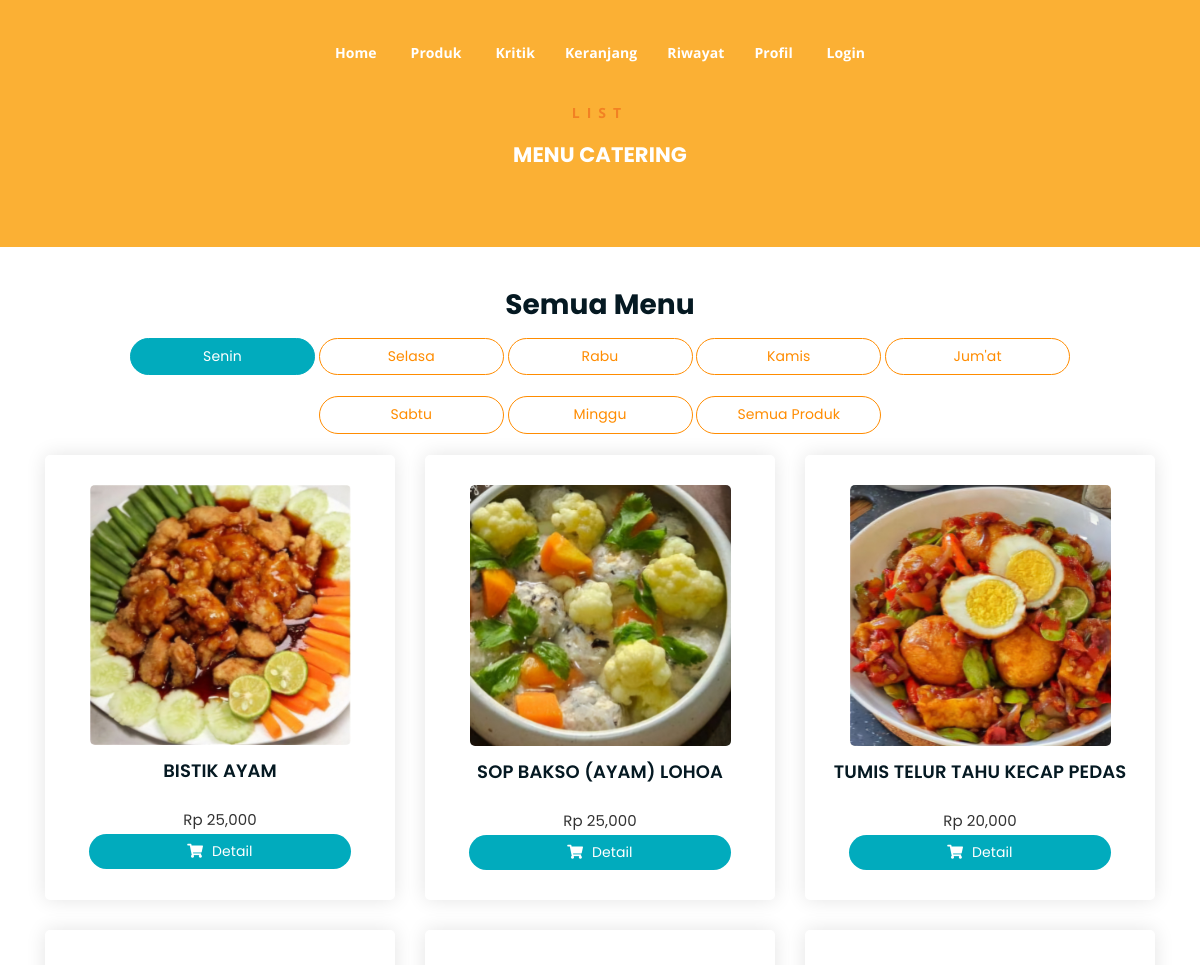
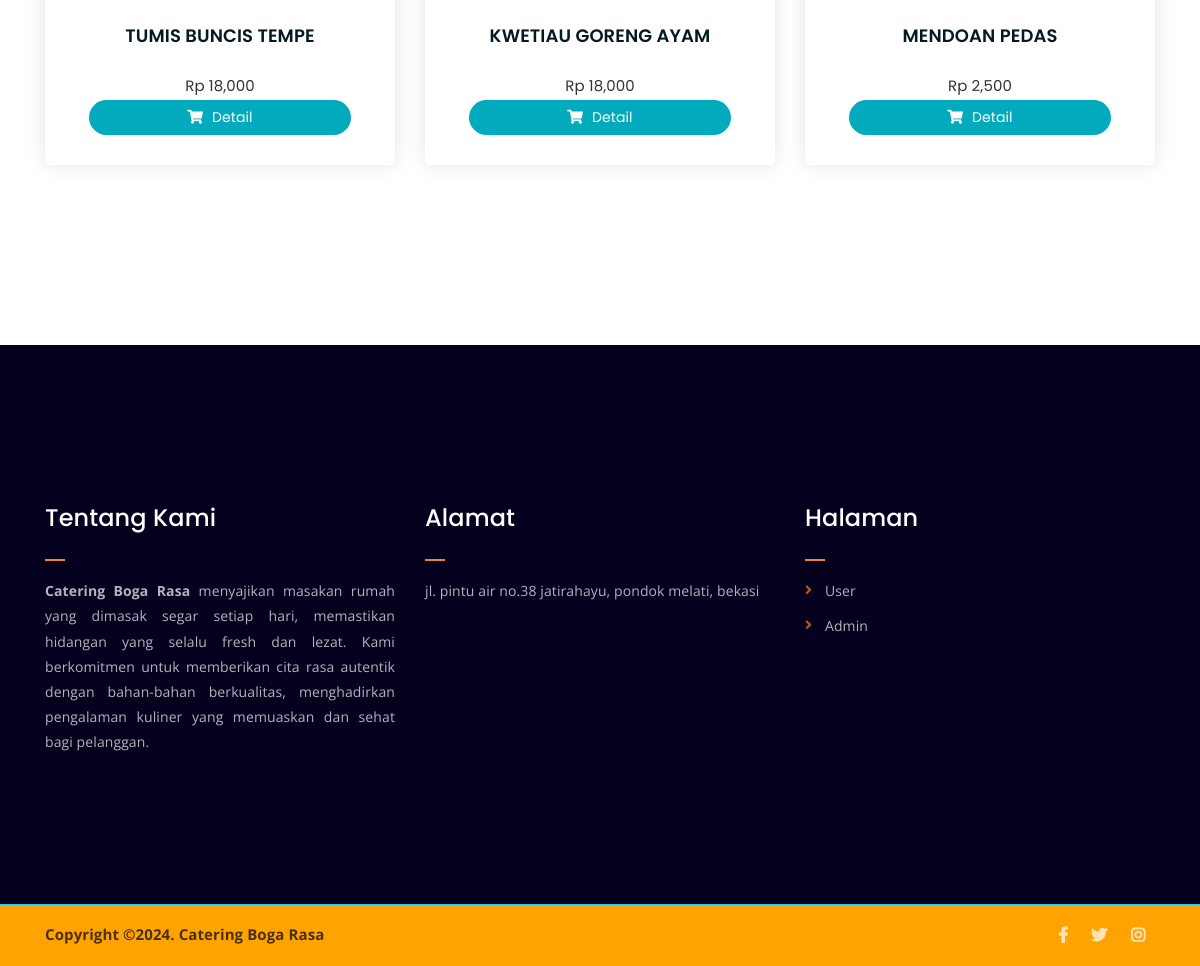
/menu-senin.php, run on the app's committed database (2 pictures, top to bottom).
### tables this page shows
CREATE TABLE `promosi` (
  `id_promosi_produk` int(11) NOT NULL,
  `id_produk` varchar(55) NOT NULL,
  `promo_lama` varchar(55) NOT NULL,
  `promo_baru` varchar(55) NOT NULL
);

CREATE TABLE `produk` (
  `id` int(11) NOT NULL,
  `id_produk` varchar(11) NOT NULL,
  `nama_produk` varchar(55) NOT NULL,
  `gambar` varchar(55) NOT NULL,
  `harga` varchar(55) NOT NULL,
  `deskripsi` varchar(1000) NOT NULL,
  `menu_hari` varchar(111) NOT NULL
);

### menu-senin.php (the view, shortened to what this page needs)
<?php
require('./app/database/db.php');
?>
<!DOCTYPE html>
<html lang="en">
<head>
	<link rel="stylesheet" href="assets/css/all.min.css">
	<link rel="stylesheet" href="assets/bootstrap/css/bootstrap.min.css">
	<link rel="stylesheet" href="assets/css/owl.carousel.css">
	<link rel="stylesheet" href="assets/css/magnific-popup.css">
	<link rel="stylesheet" href="assets/css/animate.css">
	<link rel="stylesheet" href="assets/css/meanmenu.min.css">
	<link rel="stylesheet" href="assets/css/main.css">
	<link rel="stylesheet" href="assets/css/responsive.css">
</head>
<body>
	<?php include('./include/nav.php') ?>
	<div class="breadcrumb-section breadcrumb-bg">
		<div class="container">
			<div class="row">
				<div class="col-lg-8 offset-lg-2 text-center">
					<div class="breadcrumb-text">
						<p>LIST</p>
						<h4 style="color: #fff;">MENU CATERING</h4>
					</div>
				</div>
			</div>
		</div>
	</div>
	<div class="product-section mt-5 mb-150">
		<div class="container">
			<h3 class="text-center">Semua Menu</h3>
		<div class="text-center tag">
				<a href="produk.php" class="aktif cart-btn mb-4 col-md-2 text-center">Senin</a>
				<a href="menu-selasa.php" class="cart-btn mb-4 col-md-2 text-center">Selasa</a>
				<a href="menu-rabu.php" class="cart-btn mb-4 col-md-2 text-center">Rabu</a>
				<a href="menu-kamis.php" class="cart-btn mb-4 col-md-2 text-center">Kamis</a>
				<a href="menu-jumat.php" class="cart-btn mb-4 col-md-2 text-center">Jum'at</a>
				<a href="menu-sabtu.php" class="cart-btn mb-4 col-md-2 text-center">Sabtu</a>
				<a href="menu-minggu.php" class="cart-btn mb-4 col-md-2 text-center">Minggu</a>
				<a href="produk.php" class="cart-btn mb-4 col-md-2 text-center">Semua Produk</a>
			</div>
		<div class="row">
			<?php
				$produk = mysqli_query($conn, "SELECT * FROM produk LEFT JOIN promosi ON produk.id_produk = promosi.id_produk  WHERE produk.menu_hari = 'Senin'");
				while ($p = mysqli_fetch_array($produk)) {
			?>
			<a href="produk-detail.php?id_produk=<?= $p['id_produk']?>">
				<div class="col-lg-4 col-md-6 text-center card">
					<div class="single-product-item" style="height: 100%;">
						<div class="product-image">
							<img src="app/admin/foto/<?= $p['gambar'] ?>" alt="">
						</div>
						<h3><?php echo $p['nama_produk'] ?></h3>
							<p class="product-price"><span>Rp <?php echo number_format($p['harga']) ?></span></p>
						<a href="produk-detail.php?id_produk=<?= $p['id_produk']?>" class="cart-btn"><i class="fas fa-shopping-cart"></i> Detail</a>
					</div>
				</div>
				</a>
			<?php } ?>
			</div>
		</div>
	</div>
	<?php include('./include/footer.php') ?>
</body>
</html>

### assets/css/main.css (style rules this page uses)
html { font-size: 14px; font-weight: 400; line-height: 28px; height: 100%; }
body { font-family: "Open Sans", sans-serif; font-weight: 400; font-size: 1rem; letter-spacing: 0.1px; line-height: 1.8; color: #051922; overflow-x: hidden; }
body img { max-width: 100%; }
a { cursor: pointer; text-decoration: none; -webkit-transition: all 0.2s ease-in-out; -o-transition: all 0.2s ease-in-out; transition: all 0.2s ease-in-out; }
h1, .h1, h2, .h2, h3, .h3, h4, .h4, h5, .h5, h6, .h6 { font-family: "Poppins", sans-serif; font-weight: 700; margin: 0 0 1.25rem 0; color: #051922; }
h1:last-child, .h1:last-child, h2:last-child, .h2:last-child, h3:last-child, .h3:last-child, h4:last-child, .h4:last-child, h5:last-child, .h5:last-child, h6:last-child, .h6:last-child { margin: 0; }
h3, .h3 { font-size: 2rem; font-weight: 700; line-height: 2.25rem; }
h4, .h4 { font-size: 1.5rem; font-weight: 700; line-height: 1.75rem; }
p { font-family: "Open Sans", sans-serif; font-weight: 400; font-size: 1rem; letter-spacing: 0.1px; line-height: 1.8; color: #051922; margin: 0 0 1.25rem 0; }
p:last-child { margin: 0; }
.mb-150 { margin-bottom: 150px; }
a.boxed-btn, a.cart-btn, button.cart-btn { border-radius: 30px; border: none; }
.breadcrumb-text p { color: #f28123; font-weight: 700; text-transform: uppercase; letter-spacing: 7px; }
.breadcrumb-section { padding: 80px 0; background-size: cover; background-position: center center; position: relative; z-index: 1; background-attachment: fixed; padding-top: 100px; color: #000; }
.breadcrumb-section:after { position: absolute; left: 0; top: 0; width: 100%; height: 100%; content: ""; background-color: #fa9d02; color: #000; z-index: -1; opacity: 0.8; }
.product-image img { -webkit-transition: 0.3s; -o-transition: 0.3s; transition: 0.3s; }
a.cart-btn { -webkit-transition: 0.2s; -o-transition: 0.2s; transition: 0.2s; }
.single-product-item { -webkit-transition: 0.1s; -o-transition: 0.1s; transition: 0.1s; }
html, body { height: 100%; }
.single-product-item { margin-bottom: 30px; }
.product-image { padding: 30px; padding-bottom: 0; }
.product-image img { width: 90%; border-radius: 5px; margin-bottom: 10px; }
.single-product-item h3 { font-size: 18px; font-weight: 600; margin-bottom: 10px; }
.single-product-item p { margin: 0; padding: 0; }
p.product-price { font-family: "Poppins", sans-serif; font-size: 15px; font-weight: 700; margin-top: 20px; margin-bottom: 1px; color: #000000; }
p.product-price span { display: block; opacity: 0.8; font-size: 15px; font-weight: 400; }
a.cart-btn { font-family: "Poppins", sans-serif; display: inline-block; background-color: #01abbd; color: #fff; padding: 5px 0px; width: 75%; }
a.cart-btn i { margin-right: 5px; }
.single-product-item { -webkit-box-shadow: 0 0 20px #e4e4e4; box-shadow: 0 0 20px #e4e4e4; padding-bottom: 30px; border-radius: 5px; }

### menu-senin.php (style rules this page uses)
.card { border: none; }
.tag .cart-btn { border: 1px solid darkorange; background: none; color: darkorange; }
.container .aktif { background-color: #01abbd; border-color: #01abbd ; color: white; }

### data on the page
promosi: produk.gambar (picture), produk.nama_produk "BISTIK AYAM", produk.harga "25,000"
promosi: produk.gambar (picture), produk.nama_produk "SOP BAKSO (AYAM) LOHOA", produk.harga "25,000"
promosi: produk.gambar (picture), produk.nama_produk "TUMIS TELUR TAHU KECAP PEDAS", produk.harga "20,000"
promosi: produk.nama_produk "TUMIS BUNCIS TEMPE", produk.harga "18,000"
promosi: produk.nama_produk "KWETIAU GORENG AYAM", produk.harga "18,000"
promosi: produk.nama_produk "MENDOAN PEDAS", produk.harga "2,500"
